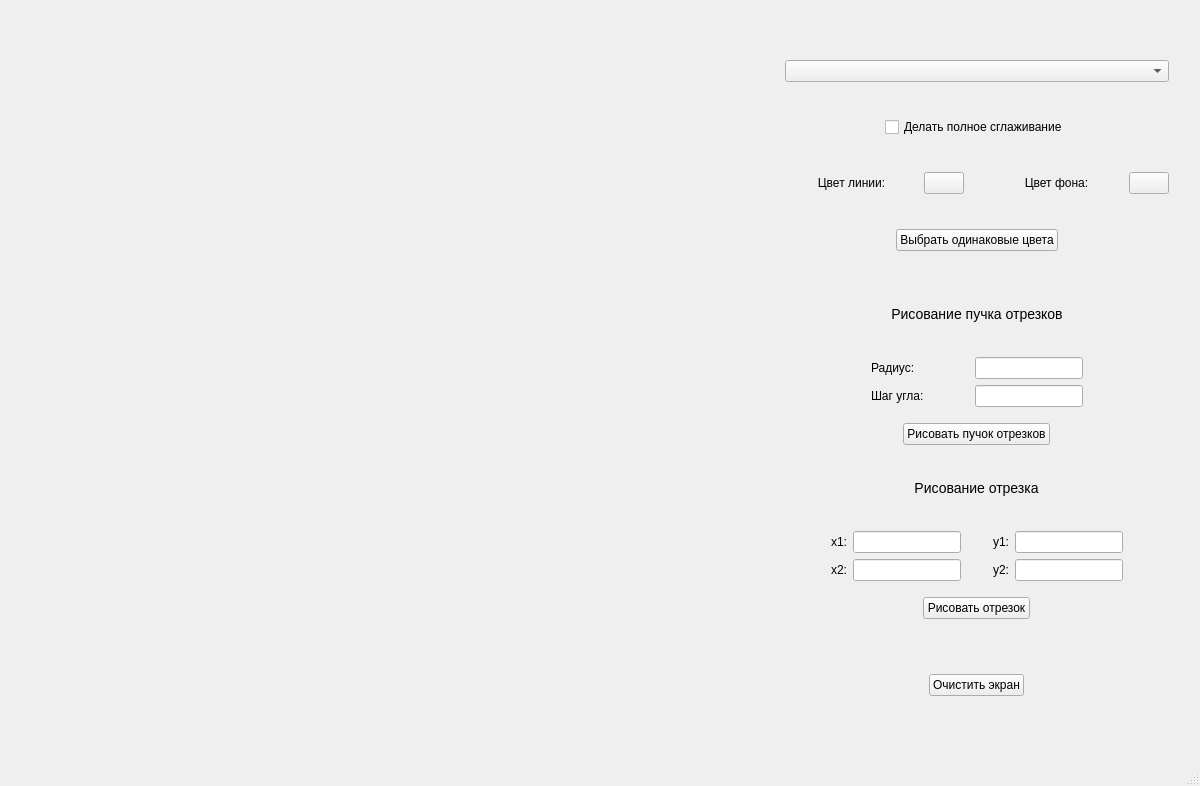
<?xml version="1.0" encoding="UTF-8"?>
<ui version="4.0">
 <class>MainWindow</class>
 <widget class="QMainWindow" name="MainWindow">
  <property name="geometry">
   <rect>
    <x>0</x>
    <y>0</y>
    <width>1200</width>
    <height>786</height>
   </rect>
  </property>
  <property name="windowTitle">
   <string>Компьютерная графика. ЛР3</string>
  </property>
  <widget class="QWidget" name="centralWidget">
   <layout class="QHBoxLayout" name="horizontalLayout_2">
    <item>
     <widget class="Canvas" name="drawingWidget" native="true">
      <property name="sizePolicy">
       <sizepolicy hsizetype="Expanding" vsizetype="Expanding">
        <horstretch>0</horstretch>
        <verstretch>0</verstretch>
       </sizepolicy>
      </property>
      <property name="minimumSize">
       <size>
        <width>700</width>
        <height>700</height>
       </size>
      </property>
     </widget>
    </item>
    <item>
     <layout class="QHBoxLayout" name="horizontalLayout">
      <item>
       <spacer name="verticalSpacer">
        <property name="orientation">
         <enum>Qt::Vertical</enum>
        </property>
        <property name="sizeHint" stdset="0">
         <size>
          <width>20</width>
          <height>40</height>
         </size>
        </property>
       </spacer>
      </item>
      <item>
       <layout class="QVBoxLayout" name="verticalLayout">
        <item>
         <spacer name="horizontalSpacer">
          <property name="orientation">
           <enum>Qt::Horizontal</enum>
          </property>
          <property name="sizeType">
           <enum>QSizePolicy::Preferred</enum>
          </property>
          <property name="sizeHint" stdset="0">
           <size>
            <width>40</width>
            <height>20</height>
           </size>
          </property>
         </spacer>
        </item>
        <item>
         <widget class="QComboBox" name="algoesListEntry">
          <property name="currentIndex">
           <number>-1</number>
          </property>
          <property name="frame">
           <bool>true</bool>
          </property>
         </widget>
        </item>
        <item alignment="Qt::AlignHCenter">
         <widget class="QCheckBox" name="smoothCheckBox">
          <property name="text">
           <string>Делать полное сглаживание</string>
          </property>
          <property name="checked">
           <bool>false</bool>
          </property>
         </widget>
        </item>
        <item>
         <layout class="QHBoxLayout" name="horizontalLayout_3">
          <item>
           <layout class="QHBoxLayout" name="horizontalLayout_5">
            <item>
             <widget class="QLabel" name="lineColorLabel">
              <property name="sizePolicy">
               <sizepolicy hsizetype="Preferred" vsizetype="Fixed">
                <horstretch>0</horstretch>
                <verstretch>0</verstretch>
               </sizepolicy>
              </property>
              <property name="text">
               <string>Цвет линии:</string>
              </property>
              <property name="alignment">
               <set>Qt::AlignCenter</set>
              </property>
             </widget>
            </item>
            <item>
             <widget class="QPushButton" name="lineColorButton">
              <property name="sizePolicy">
               <sizepolicy hsizetype="Fixed" vsizetype="Fixed">
                <horstretch>0</horstretch>
                <verstretch>0</verstretch>
               </sizepolicy>
              </property>
              <property name="cursor">
               <cursorShape>PointingHandCursor</cursorShape>
              </property>
              <property name="text">
               <string/>
              </property>
             </widget>
            </item>
           </layout>
          </item>
          <item>
           <spacer name="verticalSpacer_3">
            <property name="orientation">
             <enum>Qt::Vertical</enum>
            </property>
            <property name="sizeType">
             <enum>QSizePolicy::Preferred</enum>
            </property>
            <property name="sizeHint" stdset="0">
             <size>
              <width>20</width>
              <height>40</height>
             </size>
            </property>
           </spacer>
          </item>
          <item>
           <layout class="QHBoxLayout" name="horizontalLayout_6">
            <item>
             <widget class="QLabel" name="bgColorLabel">
              <property name="sizePolicy">
               <sizepolicy hsizetype="Preferred" vsizetype="Fixed">
                <horstretch>0</horstretch>
                <verstretch>0</verstretch>
               </sizepolicy>
              </property>
              <property name="text">
               <string>Цвет фона:</string>
              </property>
              <property name="alignment">
               <set>Qt::AlignCenter</set>
              </property>
             </widget>
            </item>
            <item>
             <widget class="QPushButton" name="bgColorButton">
              <property name="sizePolicy">
               <sizepolicy hsizetype="Fixed" vsizetype="Fixed">
                <horstretch>0</horstretch>
                <verstretch>0</verstretch>
               </sizepolicy>
              </property>
              <property name="cursor">
               <cursorShape>PointingHandCursor</cursorShape>
              </property>
              <property name="text">
               <string/>
              </property>
             </widget>
            </item>
           </layout>
          </item>
         </layout>
        </item>
        <item alignment="Qt::AlignHCenter">
         <widget class="QPushButton" name="unitedColorButton">
          <property name="sizePolicy">
           <sizepolicy hsizetype="Fixed" vsizetype="Fixed">
            <horstretch>0</horstretch>
            <verstretch>0</verstretch>
           </sizepolicy>
          </property>
          <property name="text">
           <string>Выбрать одинаковые цвета</string>
          </property>
         </widget>
        </item>
        <item>
         <spacer name="horizontalSpacer_3">
          <property name="orientation">
           <enum>Qt::Horizontal</enum>
          </property>
          <property name="sizeType">
           <enum>QSizePolicy::Preferred</enum>
          </property>
          <property name="sizeHint" stdset="0">
           <size>
            <width>40</width>
            <height>20</height>
           </size>
          </property>
         </spacer>
        </item>
        <item alignment="Qt::AlignHCenter">
         <widget class="QLabel" name="label_4">
          <property name="sizePolicy">
           <sizepolicy hsizetype="Fixed" vsizetype="Fixed">
            <horstretch>0</horstretch>
            <verstretch>0</verstretch>
           </sizepolicy>
          </property>
          <property name="text">
           <string>&lt;h3 style=&quot;font-weight:normal;&quot;&gt;Рисование пучка отрезков&lt;/h3&gt;</string>
          </property>
          <property name="alignment">
           <set>Qt::AlignCenter</set>
          </property>
         </widget>
        </item>
        <item>
         <layout class="QGridLayout" name="gridLayout_2">
          <item row="1" column="1">
           <widget class="QLabel" name="label_2">
            <property name="text">
             <string>Шаг угла:</string>
            </property>
           </widget>
          </item>
          <item row="2" column="1" colspan="2">
           <spacer name="horizontalSpacer_5">
            <property name="orientation">
             <enum>Qt::Vertical</enum>
            </property>
            <property name="sizeType">
             <enum>QSizePolicy::Fixed</enum>
            </property>
            <property name="sizeHint" stdset="0">
             <size>
              <width>0</width>
              <height>10</height>
             </size>
            </property>
           </spacer>
          </item>
          <item row="1" column="2">
           <widget class="QLineEdit" name="angleStepEntry">
            <property name="sizePolicy">
             <sizepolicy hsizetype="Fixed" vsizetype="Fixed">
              <horstretch>0</horstretch>
              <verstretch>0</verstretch>
             </sizepolicy>
            </property>
           </widget>
          </item>
          <item row="0" column="2">
           <widget class="QLineEdit" name="strtLenEntry">
            <property name="sizePolicy">
             <sizepolicy hsizetype="Fixed" vsizetype="Fixed">
              <horstretch>0</horstretch>
              <verstretch>0</verstretch>
             </sizepolicy>
            </property>
           </widget>
          </item>
          <item row="0" column="1">
           <widget class="QLabel" name="label">
            <property name="text">
             <string>Радиус:</string>
            </property>
           </widget>
          </item>
          <item row="0" column="3" rowspan="2">
           <spacer name="horizontalSpacer_8">
            <property name="orientation">
             <enum>Qt::Horizontal</enum>
            </property>
            <property name="sizeType">
             <enum>QSizePolicy::Fixed</enum>
            </property>
            <property name="sizeHint" stdset="0">
             <size>
              <width>80</width>
              <height>0</height>
             </size>
            </property>
           </spacer>
          </item>
          <item row="0" column="0" rowspan="2">
           <spacer name="horizontalSpacer_7">
            <property name="orientation">
             <enum>Qt::Horizontal</enum>
            </property>
            <property name="sizeType">
             <enum>QSizePolicy::Fixed</enum>
            </property>
            <property name="sizeHint" stdset="0">
             <size>
              <width>80</width>
              <height>0</height>
             </size>
            </property>
           </spacer>
          </item>
          <item row="3" column="0" colspan="4" alignment="Qt::AlignHCenter">
           <widget class="QPushButton" name="clusterDrawButton">
            <property name="sizePolicy">
             <sizepolicy hsizetype="Fixed" vsizetype="Fixed">
              <horstretch>0</horstretch>
              <verstretch>0</verstretch>
             </sizepolicy>
            </property>
            <property name="text">
             <string>Рисовать пучок отрезков</string>
            </property>
           </widget>
          </item>
         </layout>
        </item>
        <item alignment="Qt::AlignHCenter">
         <widget class="QLabel" name="label_3">
          <property name="sizePolicy">
           <sizepolicy hsizetype="Fixed" vsizetype="Fixed">
            <horstretch>0</horstretch>
            <verstretch>0</verstretch>
           </sizepolicy>
          </property>
          <property name="text">
           <string>&lt;h3 style=&quot;font-weight:normal;&quot;&gt;Рисование отрезка&lt;/h3&gt;</string>
          </property>
          <property name="alignment">
           <set>Qt::AlignCenter</set>
          </property>
         </widget>
        </item>
        <item>
         <layout class="QGridLayout" name="gridLayout">
          <item row="1" column="2">
           <widget class="QLineEdit" name="x2Entry">
            <property name="sizePolicy">
             <sizepolicy hsizetype="Preferred" vsizetype="Fixed">
              <horstretch>0</horstretch>
              <verstretch>0</verstretch>
             </sizepolicy>
            </property>
           </widget>
          </item>
          <item row="1" column="5">
           <widget class="QLineEdit" name="y2Entry">
            <property name="sizePolicy">
             <sizepolicy hsizetype="Preferred" vsizetype="Fixed">
              <horstretch>0</horstretch>
              <verstretch>0</verstretch>
             </sizepolicy>
            </property>
           </widget>
          </item>
          <item row="0" column="2">
           <widget class="QLineEdit" name="x1Entry">
            <property name="sizePolicy">
             <sizepolicy hsizetype="Preferred" vsizetype="Fixed">
              <horstretch>0</horstretch>
              <verstretch>0</verstretch>
             </sizepolicy>
            </property>
           </widget>
          </item>
          <item row="1" column="1">
           <widget class="QLabel" name="x2Label">
            <property name="text">
             <string>x2:</string>
            </property>
           </widget>
          </item>
          <item row="1" column="4">
           <widget class="QLabel" name="y2Label">
            <property name="text">
             <string>y2:</string>
            </property>
           </widget>
          </item>
          <item row="0" column="1">
           <widget class="QLabel" name="x1Label">
            <property name="text">
             <string>x1:</string>
            </property>
           </widget>
          </item>
          <item row="0" column="4">
           <widget class="QLabel" name="y1Label">
            <property name="text">
             <string>y1:</string>
            </property>
           </widget>
          </item>
          <item row="0" column="5">
           <widget class="QLineEdit" name="y1Entry">
            <property name="sizePolicy">
             <sizepolicy hsizetype="Preferred" vsizetype="Fixed">
              <horstretch>0</horstretch>
              <verstretch>0</verstretch>
             </sizepolicy>
            </property>
           </widget>
          </item>
          <item row="3" column="0" colspan="7" alignment="Qt::AlignHCenter">
           <widget class="QPushButton" name="strtDrawButton">
            <property name="sizePolicy">
             <sizepolicy hsizetype="Fixed" vsizetype="Fixed">
              <horstretch>0</horstretch>
              <verstretch>0</verstretch>
             </sizepolicy>
            </property>
            <property name="text">
             <string>Рисовать отрезок</string>
            </property>
           </widget>
          </item>
          <item row="2" column="0" colspan="7">
           <spacer name="horizontalSpacer_6">
            <property name="orientation">
             <enum>Qt::Vertical</enum>
            </property>
            <property name="sizeType">
             <enum>QSizePolicy::Fixed</enum>
            </property>
            <property name="sizeHint" stdset="0">
             <size>
              <width>0</width>
              <height>10</height>
             </size>
            </property>
           </spacer>
          </item>
          <item row="0" column="3" rowspan="2">
           <spacer name="verticalSpacer_6">
            <property name="orientation">
             <enum>Qt::Horizontal</enum>
            </property>
            <property name="sizeType">
             <enum>QSizePolicy::Preferred</enum>
            </property>
            <property name="sizeHint" stdset="0">
             <size>
              <width>20</width>
              <height>0</height>
             </size>
            </property>
           </spacer>
          </item>
          <item row="0" column="6" rowspan="2">
           <spacer name="verticalSpacer_5">
            <property name="orientation">
             <enum>Qt::Horizontal</enum>
            </property>
            <property name="sizeType">
             <enum>QSizePolicy::Fixed</enum>
            </property>
            <property name="sizeHint" stdset="0">
             <size>
              <width>40</width>
              <height>0</height>
             </size>
            </property>
           </spacer>
          </item>
          <item row="0" column="0" rowspan="2">
           <spacer name="verticalSpacer_4">
            <property name="orientation">
             <enum>Qt::Horizontal</enum>
            </property>
            <property name="sizeType">
             <enum>QSizePolicy::Fixed</enum>
            </property>
            <property name="sizeHint" stdset="0">
             <size>
              <width>40</width>
              <height>0</height>
             </size>
            </property>
           </spacer>
          </item>
         </layout>
        </item>
        <item>
         <spacer name="horizontalSpacer_4">
          <property name="orientation">
           <enum>Qt::Horizontal</enum>
          </property>
          <property name="sizeType">
           <enum>QSizePolicy::Preferred</enum>
          </property>
          <property name="sizeHint" stdset="0">
           <size>
            <width>40</width>
            <height>20</height>
           </size>
          </property>
         </spacer>
        </item>
        <item alignment="Qt::AlignHCenter">
         <widget class="QPushButton" name="clearButton">
          <property name="sizePolicy">
           <sizepolicy hsizetype="Fixed" vsizetype="Fixed">
            <horstretch>0</horstretch>
            <verstretch>0</verstretch>
           </sizepolicy>
          </property>
          <property name="text">
           <string>Очистить экран</string>
          </property>
         </widget>
        </item>
        <item>
         <spacer name="horizontalSpacer_2">
          <property name="orientation">
           <enum>Qt::Horizontal</enum>
          </property>
          <property name="sizeType">
           <enum>QSizePolicy::Preferred</enum>
          </property>
          <property name="sizeHint" stdset="0">
           <size>
            <width>40</width>
            <height>20</height>
           </size>
          </property>
         </spacer>
        </item>
       </layout>
      </item>
      <item>
       <spacer name="verticalSpacer_2">
        <property name="orientation">
         <enum>Qt::Vertical</enum>
        </property>
        <property name="sizeHint" stdset="0">
         <size>
          <width>20</width>
          <height>40</height>
         </size>
        </property>
       </spacer>
      </item>
     </layout>
    </item>
   </layout>
  </widget>
  <widget class="QMenuBar" name="menuBar">
   <property name="geometry">
    <rect>
     <x>0</x>
     <y>0</y>
     <width>1200</width>
     <height>30</height>
    </rect>
   </property>
  </widget>
  <widget class="QStatusBar" name="statusBar"/>
 </widget>
 <layoutdefault spacing="6" margin="11"/>
 <customwidgets>
  <customwidget>
   <class>Canvas</class>
   <extends>QWidget</extends>
   <header>canvas.h</header>
   <container>1</container>
  </customwidget>
 </customwidgets>
 <resources/>
 <connections/>
</ui>
